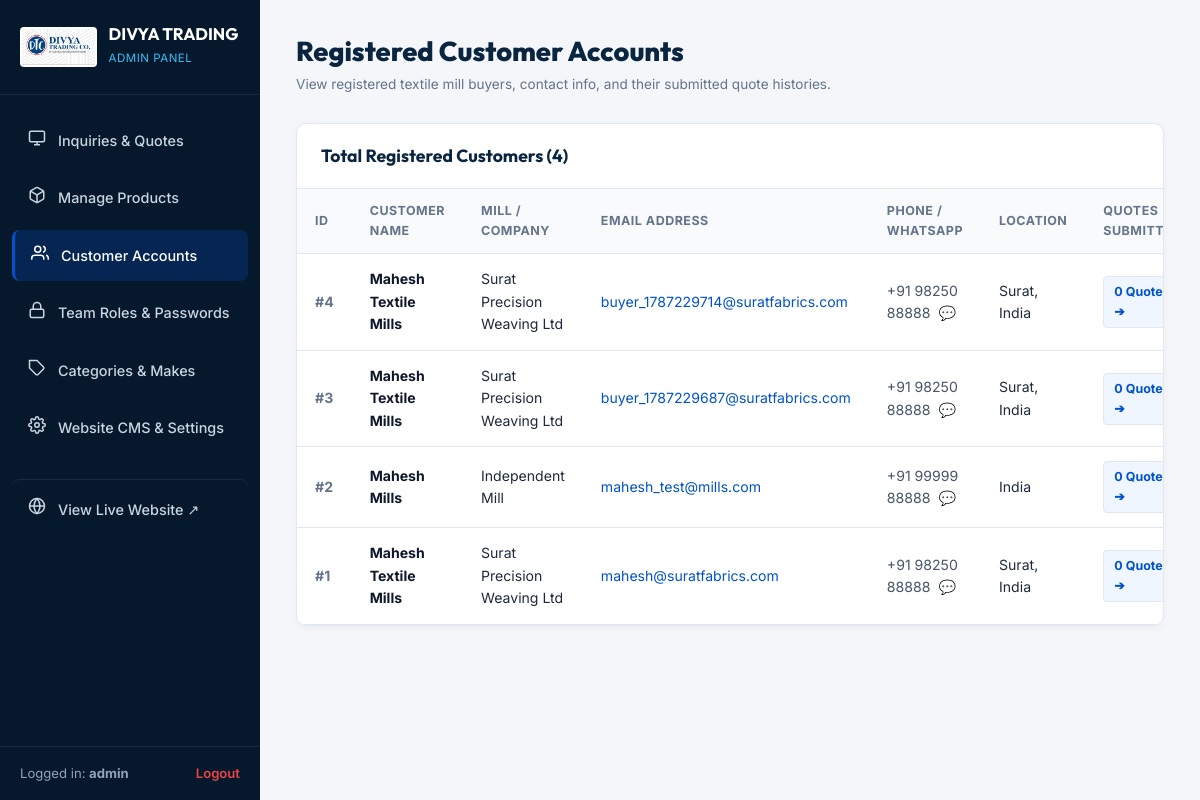
Page /admin/customers (signed in) on the earlier database version.
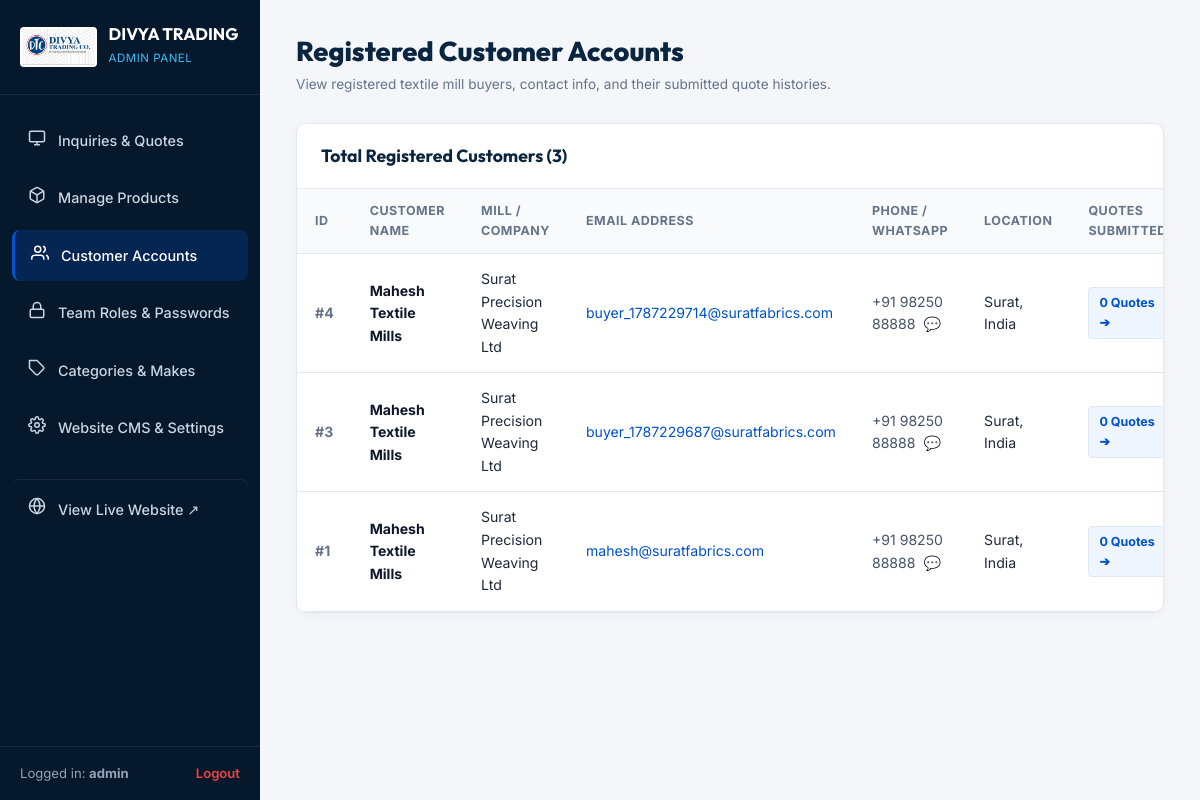
Same page on the later database version.
### models.py (models this page shows, shortened)
class CustomerUser(db.Model):
    __tablename__ = 'customer_users'
    id = db.Column(db.Integer, primary_key=True)
    name = db.Column(db.String(150), nullable=False)
    company_name = db.Column(db.String(200), nullable=True)
    email = db.Column(db.String(150), unique=True, nullable=False, index=True)
    phone = db.Column(db.String(50), nullable=False)
    country = db.Column(db.String(100), default='India')
    city = db.Column(db.String(100), nullable=True)
    password_hash = db.Column(db.String(255), nullable=False)
    created_at = db.Column(db.DateTime, default=datetime.utcnow)
    updated_at = db.Column(db.DateTime, default=datetime.utcnow, onupdate=datetime.utcnow)
    inquiries = db.relationship('Inquiry', backref='customer_user', lazy=True, order_by='desc(Inquiry.id)')

### app.py (the view)
@app.route('/admin/customers')
@admin_required
def admin_customers():
    customers = CustomerUser.query.order_by(CustomerUser.id.desc()).all()
    return render_template('admin/customers.html', customers=customers)

### app.py (called while the page is built, shortened)
def admin_required(f):
    @wraps(f)
    def decorated_function(*args, **kwargs):
        admin_id = session.get('admin_user_id')
        login_time = session.get('admin_login_time')
        now = time.time()
        admin = AdminUser.query.get(admin_id)
        return f(*args, **kwargs)
    return decorated_function

@app.before_request
def enforce_session_timeout():
    now = time.time()

@app.context_processor
def inject_global_data():
    categories = Category.query.order_by(Category.order_index).all()
    machines = MachineMake.query.order_by(MachineMake.name).all()
    settings_records = SiteSetting.query.all()
    settings = {s.key: s.value for s in settings_records}
    why_choose_pillars = get_why_choose_pillars(settings)
    current_year = datetime.utcnow().year
    current_customer = None
    return {
        'nav_categories': categories,
        'nav_machines': machines,
        'site_settings': settings,
        'why_choose_pillars': why_choose_pillars,
        'current_year': current_year,
        'current_customer': current_customer
    }

### templates/admin/customers.html (shortened to what the changed rows need)
<!DOCTYPE html>
<html lang="en">
<head>
  <link rel="stylesheet" href="{{ url_for('static', filename='css/admin.css') }}">
  <link rel="stylesheet" href="{{ url_for('static', filename='css/style.css') }}">
</head>
<body class="admin-body">
  <aside class="admin-sidebar" id="adminSidebar">
    <div class="sidebar-header">
      <div class="sidebar-title">
        <h2>DIVYA TRADING</h2>
      </div>
    </div>
  </aside>
  <main class="admin-main">
    <div class="admin-top-bar">
      <div class="admin-page-title">
        <h1>Registered Customer Accounts</h1>
      </div>
    </div>
    <div class="admin-card">
      <div class="admin-card-header">
        <h3>Total Registered Customers ({{ customers|length }})</h3>
      </div>
      <div class="table-responsive">
        <table class="admin-table">
          <thead>
            <tr>
              <th>ID</th>
              <th>Customer Name</th>
              <th>Mill / Company</th>
              <th>Email Address</th>
              <th>Phone / WhatsApp</th>
              <th>Location</th>
              <th>Quotes Submitted</th>
            </tr>
          </thead>
          <tbody>
            {% for cust in customers %}
            <tr>
              <td style="color: #64748b; font-weight: 700;">#{{ cust.id }}</td>
              <td>
                <strong style="color: #0F172A;">{{ cust.name }}</strong>
              </td>
              <td>{{ cust.company_name or 'Independent Mill' }}</td>
              <td>
                <a href="mailto:{{ cust.email }}" style="color: #0052cc;">{{ cust.email }}</a>
              </td>
              <td>
                <a href="tel:{{ cust.phone }}" style="color: #475569;">{{ cust.phone }}</a>
                <a href="https://wa.me/{{ cust.phone|replace('+', '')|replace(' ', '') }}" target="_blank" title="WhatsApp Customer" style="margin-left: 4px; text-decoration: none;">💬</a>
              </td>
              <td>{{ cust.city or '' }}{% if cust.city and cust.country %}, {% endif %}{{ cust.country }}</td>
              <td>
                <a href="{{ url_for('admin_dashboard', q=cust.email) }}" class="btn-action-sm" style="background: #EFF6FF; color: #0052CC; font-weight: 700;">
                  {{ cust.inquiries|length }} Quotes ➔
                </a>
              </td>
            </tr>
            {% endfor %}
          </tbody>
        </table>
      </div>
    </div>
  </main>
</body>
</html>

Differences in the rows shown:
removed CustomerUser: id "2", name "Mahesh Mills", company_name "Independent Mill", email "mahesh_test@mills.com", phone "+91 99999 88888", country "India", inquiries|length "0"
Other differences:
{{ customers|length }}: "4" → "3"
